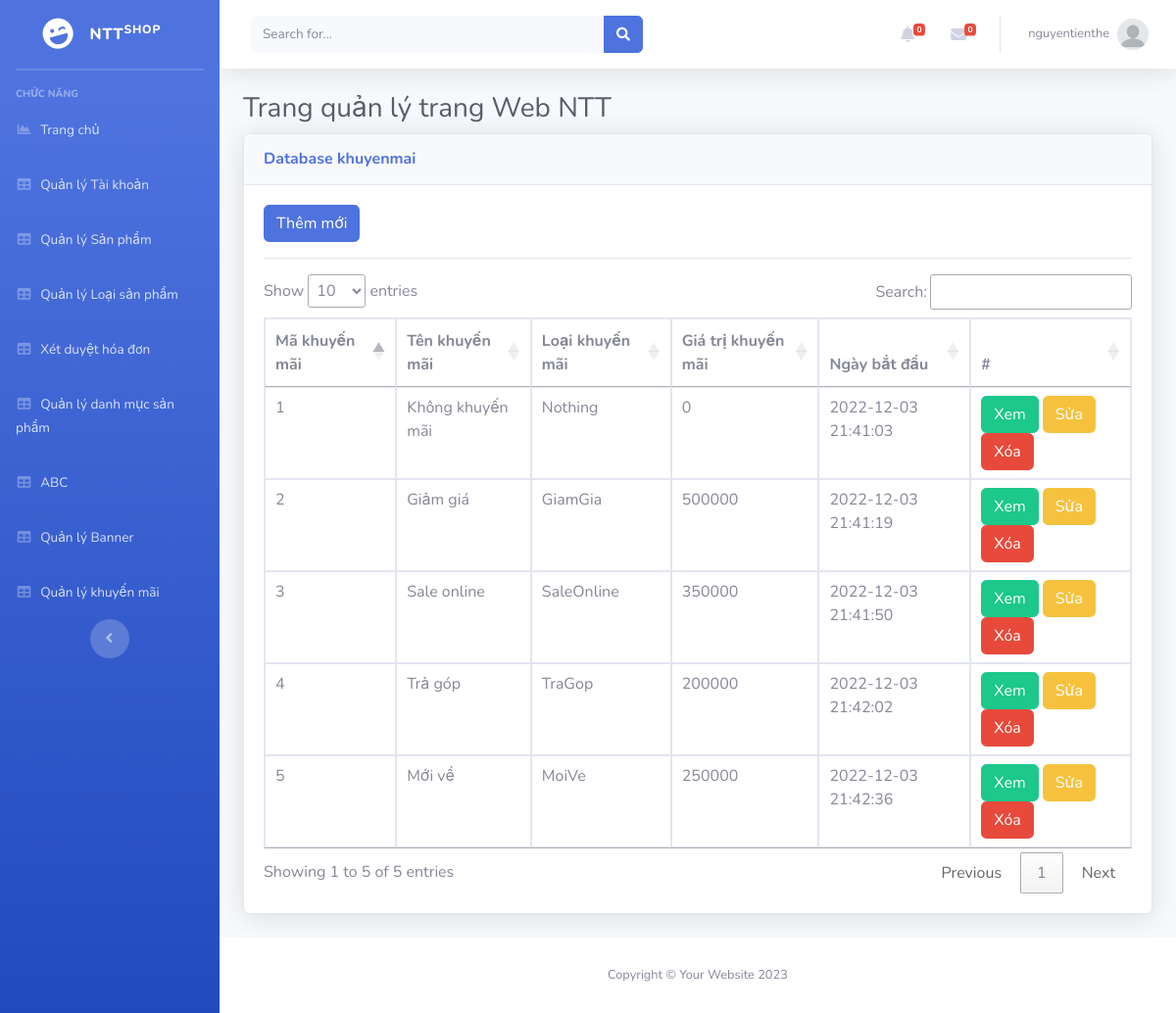
The page /Admin/index.php?mod=khuyenmai (signed in) on the database its author committed.
### tables this page shows
CREATE TABLE `khuyenmai` (
  `MaKM` int(11) NOT NULL,
  `TenKM` varchar(100) NOT NULL,
  `LoaiKM` varchar(20) NOT NULL,
  `GiaTriKM` float(11,0) NOT NULL,
  `NgayBD` datetime NOT NULL,
  `TrangThai` int(11) NOT NULL
);

### Admin/MVC/controllers/KhuyenmaiController.php (called while the page is built, shortened)
<?php
class KhuyenmaiController
{
	var $khuyenmai_model;
	function __construct()
	{
		$this->khuyenmai_model = new khuyenmai();
	}
	public function list()
	{
		$data = $this->khuyenmai_model->All();
		require_once("MVC/Views/Admin/index.php");
	}
}

### Admin/MVC/Models/connection.php (called while the page is built, shortened)
<?php
    class Connection{
        function __construct()
        {
            $severname ="localhost";
            $username ="root";
            $password ="";
            $db_name ="ntt_shop";
            $this->conn = new mysqli($severname,$username,$password,$db_name);
        }
    }
?>

### Admin/MVC/Models/model.php (called while the page is built, shortened)
<?php
require_once("connection.php");
class Model
{
    var $table;
    var $contens;
    function __construct()
    {
        $conn_obj = new Connection();
        $this->conn = $conn_obj->conn;
    }
    function All()
    {
        $query = "select * from $this->table ORDER BY $this->contens DESC ";
        require("result.php");
        return $data;
    }
}

### Admin/MVC/Models/result.php (called while the page is built)
<?php
$result = $this->conn->query($query);
$data = array();
while ($row = $result->fetch_assoc()) {
    $data[] = $row;
}
?>

### Admin/MVC/Views/khuyenmai/list.php (the view, shortened to what this page needs)
<?php if (isset($_SESSION['isLogin_Admin']) && $_SESSION['isLogin_Admin'] == true) { ?>
<a href="?mod=khuyenmai&act=add" type="button" class="btn btn-primary">Thêm mới</a>
<?php } ?>
<hr>
<table class="table table-bordered" id="dataTable" width="100%" cellspacing="0">
  <thead>
    <tr>
      <th scope="col">Mã khuyến mãi</th>
      <th scope="col">Tên khuyến mãi</th>
      <th scope="col">Loại khuyến mãi</th>
      <th scope="col">Giá trị khuyến mãi</th>
      <th scope="col">Ngày bắt đầu</th>
      <th>#</th>
    </tr>
  </thead>
  <tbody>
    <?php foreach ($data as $row) { ?>
      <tr>
        <td><?= $row['MaKM'] ?></td>
        <td><?= $row['TenKM'] ?></td>
        <td><?= $row['LoaiKM'] ?></td>
        <td><?= $row['GiaTriKM'] ?></td>
        <td><?= $row['NgayBD'] ?></td>
        <td>
          <a href="?mod=khuyenmai&act=detail&id=<?= $row['MaKM'] ?>" class="btn btn-success">Xem</a>
          <?php if (isset($_SESSION['isLogin_Admin']) && $_SESSION['isLogin_Admin'] == true) { ?>
          <a href="?mod=khuyenmai&act=edit&id=<?= $row['MaKM'] ?>" class="btn btn-warning">Sửa</a>
          <a href="?mod=khuyenmai&act=delete&id=<?= $row['MaKM'] ?>" onclick="return confirm('Bạn có thật sự muốn xóa ?');" type="button" class="btn btn-danger">Xóa</a>
          <?php }?>
        </td>
      </tr>
    <?php } ?>
</table>

### rows shown on the page
khuyenmai: MaKM "5", TenKM "Mới về", LoaiKM "MoiVe", GiaTriKM "250000", NgayBD "2022-12-03 21:42:36"
khuyenmai: MaKM "4", TenKM "Trả góp", LoaiKM "TraGop", GiaTriKM "200000", NgayBD "2022-12-03 21:42:02"
khuyenmai: MaKM "3", TenKM "Sale online", LoaiKM "SaleOnline", GiaTriKM "350000", NgayBD "2022-12-03 21:41:50"
khuyenmai: MaKM "2", TenKM "Giảm giá", LoaiKM "GiamGia", GiaTriKM "500000", NgayBD "2022-12-03 21:41:19"
khuyenmai: MaKM "1", TenKM "Không khuyến mãi", LoaiKM "Nothing", GiaTriKM "0", NgayBD "2022-12-03 21:41:03"

### other values the page prints
$_SESSION['login']['TaiKhoan'] "nguyentienthe"
$mod "khuyenmai"
